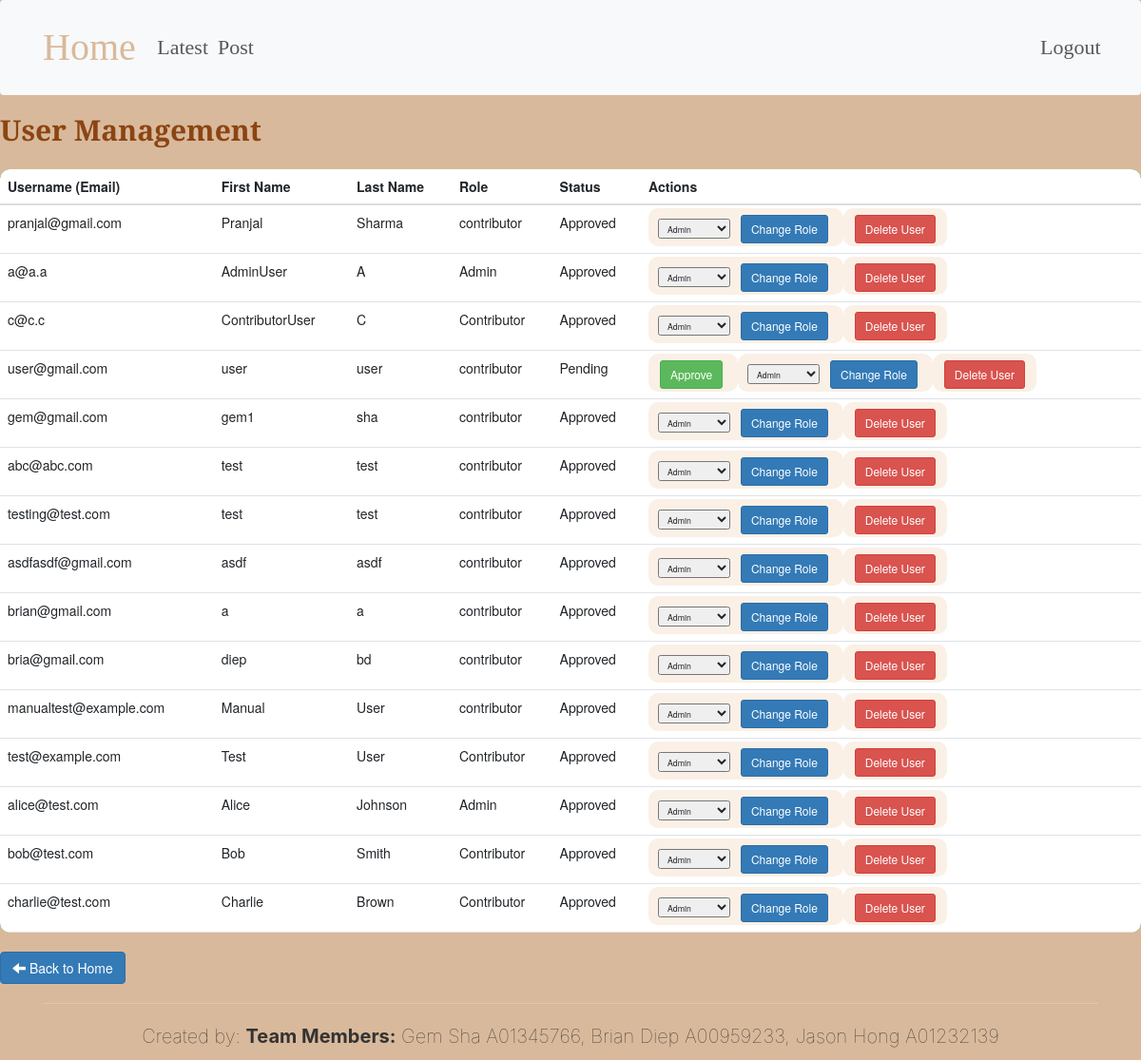
Screenshot of /admin/manage_users.php (signed in) with the database file from the repository.
### tables this page shows
CREATE TABLE "Users" (
        id INTEGER PRIMARY KEY AUTOINCREMENT,
        username TEXT UNIQUE NOT NULL,
        password TEXT NOT NULL,
        firstName TEXT, 
        lastName TEXT,
        registrationDate DATETIME DEFAULT CURRENT_TIMESTAMP,
        isApproved INTEGER NOT NULL DEFAULT 0,
        role TEXT DEFAULT 'contributor');

### admin/manage_users.php (the view, shortened to what this page needs)
<?php
include("../inc_header.php");
include("../inc_db_params.php");
$users = $db->query("SELECT id, username, firstName, lastName, role, isApproved FROM Users ORDER BY registrationDate DESC");
?>
<h1>User Management</h1>
<table class="table">
    <thead>
        <tr>
            <th>Username (Email)</th>
            <th>First Name</th>
            <th>Last Name</th>
            <th>Role</th>
            <th>Status</th>
            <th>Actions</th>
        </tr>
    </thead>
    <tbody>
        <?php while ($user = $users->fetchArray(SQLITE3_ASSOC)): ?>
        <tr>
            <td><?php echo htmlspecialchars($user['username']); ?></td>
            <td><?php echo htmlspecialchars($user['firstName']); ?></td>
            <td><?php echo htmlspecialchars($user['lastName']); ?></td>
            <td><?php echo htmlspecialchars($user['role']); ?></td>
            <td><?php echo $user['isApproved'] ? 'Approved' : 'Pending'; ?></td>
            <td>
                <?php if (!$user['isApproved']): ?>
                    <form method="POST" style="display: inline;">
                        <button type="submit" class="btn btn-success btn-sm">Approve</button>
                    </form>
                <?php endif; ?>
                <form method="POST" style="display: inline;">
                    <select name="new_role" class="form-control-sm">
                        <option value="Admin">Admin</option>
                    </select>
                    <button type="submit" class="btn btn-primary btn-sm">Change Role</button>
                </form>
                <form method="POST" style="display: inline;" onsubmit="return confirm('Are you sure you want to delete this user and all their articles?');">
                    <button type="submit" class="btn btn-danger btn-sm">Delete User</button>
                </form>
            </td>
        </tr>
        <?php endwhile; ?>
    </tbody>
</table>
<div class="mt-3">
    <a href="../main.php" class="btn btn-primary">
        <i class="glyphicon glyphicon-arrow-left"></i> Back to Home
    </a>
</div>
<?php include("../inc_footer.php"); ?>

### landing-css.css (style rules this page uses)
body { background-color: #d9b99b; }
form { background-color: #faf0e6; padding: 10px; border-radius: 10px; }
.table { background-color: green; padding: 10px; border-radius: 10px; overflow: hidden; }
h1 { font-family: "DM Serif Text", serif; font-size: 3rem; font-weight: bold; color: #8B4513; padding-bottom: 5px; margin-bottom: 20px; }

### admin/manage_users.php (style rules this page uses)
.table { margin-top: 20px; }
.btn-sm { margin: 2px; }
.form-control-sm { display: inline-block; width: auto; margin-right: 5px; }
.mt-3 { margin-top: 15px; }

### rows the page displays
users: username "pranjal@gmail.com", firstName "Pranjal", lastName "Sharma", role "contributor", isApproved "Approved"
users: username "a@a.a", firstName "AdminUser", lastName "A", role "Admin", isApproved "Approved"
users: username "c@c.c", firstName "ContributorUser", lastName "C", role "Contributor", isApproved "Approved"
users: username "user@gmail.com", firstName "user", lastName "user", role "contributor", isApproved "Pending"
users: username "gem@gmail.com", firstName "gem1", lastName "sha", role "contributor", isApproved "Approved"
users: username "abc@abc.com", firstName "test", lastName "test", role "contributor", isApproved "Approved"
users: username "testing@test.com", firstName "test", lastName "test", role "contributor", isApproved "Approved"
users: username "asdfasdf@gmail.com", firstName "asdf", lastName "asdf", role "contributor", isApproved "Approved"
users: username "brian@gmail.com", firstName "a", lastName "a", role "contributor", isApproved "Approved"
users: username "bria@gmail.com", firstName "diep", lastName "bd", role "contributor", isApproved "Approved"
users: username "manualtest@example.com", firstName "Manual", lastName "User", role "contributor", isApproved "Approved"
users: username "test@example.com", firstName "Test", lastName "User", role "Contributor", isApproved "Approved"
users: username "alice@test.com", firstName "Alice", lastName "Johnson", role "Admin", isApproved "Approved"
users: username "bob@test.com", firstName "Bob", lastName "Smith", role "Contributor", isApproved "Approved"
users: username "charlie@test.com", firstName "Charlie", lastName "Brown", role "Contributor", isApproved "Approved"
